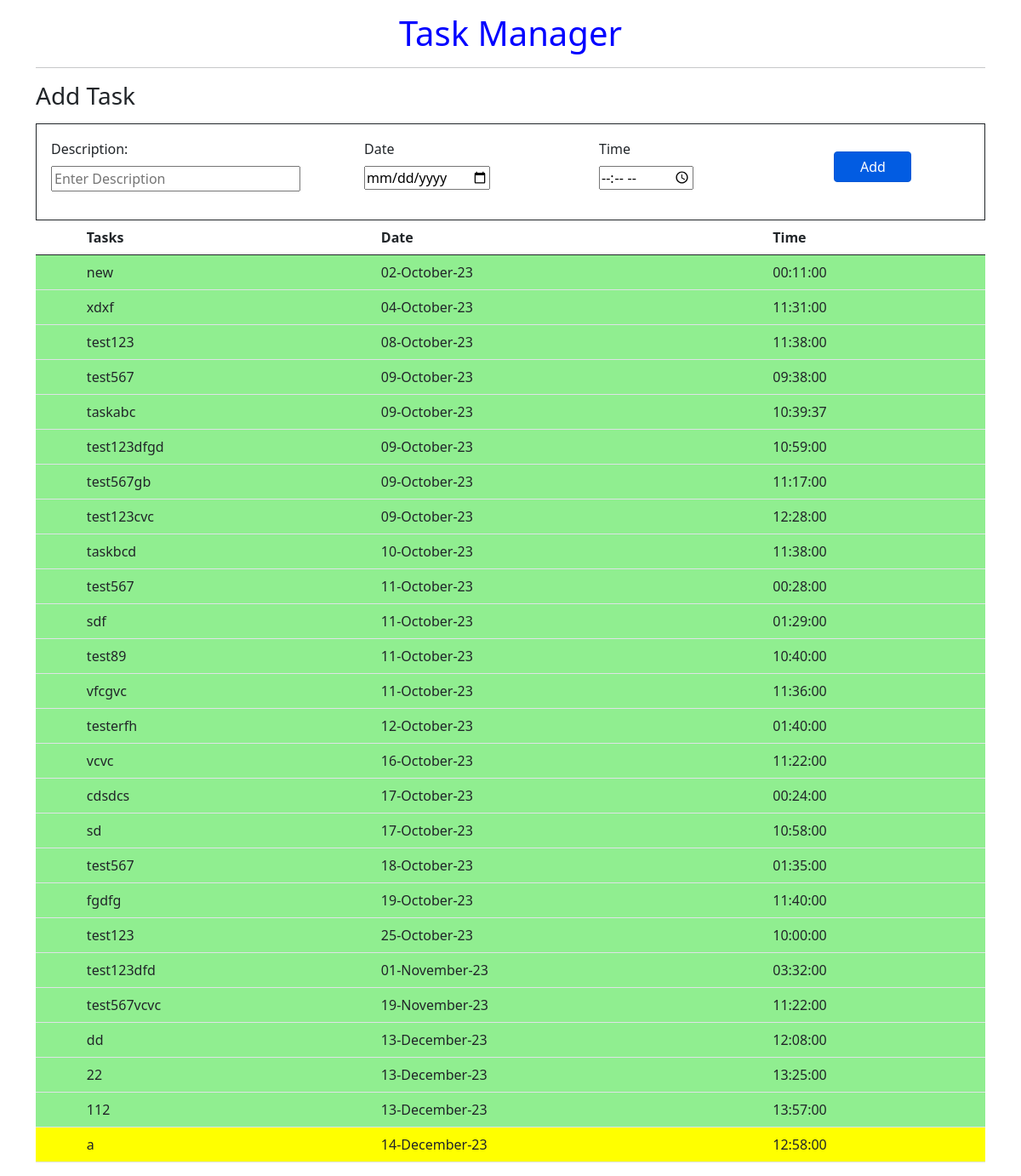
The page / on the database its author committed.
### tables this page shows
CREATE TABLE `taskmanager` (
  `id` int NOT NULL,
  `description` text NOT NULL,
  `date` date DEFAULT NULL,
  `time` time NOT NULL
);

### index.php (the view, shortened to what this page needs)
<?php
include_once('connection.php');
  $sql = "SELECT * FROM taskmanager   ORDER BY date ASC,time ASC";
if($result = mysqli_query($conn, $sql)){
    if(mysqli_num_rows($result) > 0){
    ?>
<!DOCTYPE html>
<html>
<head>
    <link rel="stylesheet" href="https://stackpath.bootstrapcdn.com/bootstrap/5.0.0-alpha1/css/bootstrap.min.css"
>
</head>
<body>
    <div class="container">
        <div class="text-center t1">
            <h1>Task Manager</h1>
        </div>
        <hr>
        <div>
            <h3>Add Task</h3>
        </div>
        <form action="" method="post">
            <div class="row mb-3">
                <div class="col-md-4">
                    <label for="" class="form-label">Description:</label><br>
                    <input type="text" name="description" required id="description" class="desc"
                        placeholder="Enter Description">
                </div>
                <div class="col-md-3">
                    <label for="" class="form-label">Date</label><br>
                    <input type="date" name="date" id="date" required placeholder="Enter Name">
                </div>
                <div class="col-md-3">
                    <label for="" class="form-label">Time</label><br>
                    <input type="time" name="time" id="time" required placeholder="Select Time">
                </div>
                <div class="col-md-2">
                    <button type="submit" id="submit" name="submit" class="btn btn-primary">Add</button>
                </div>
            </div>
        </form>
        <div class="row-mb-3">
            <table class="table table-boarder">
                <thead>
                    <tr>
                        <th></th>
                        <th>Tasks</th>
                        <th>Date</th>
                        <th>Time</th>
                    </tr>
                </thead>
                <tbody>
                    <?php
                     $firstnextfound =false;
                     $check="";
                    while($row = mysqli_fetch_array($result)){
                        $oneHourAgo= date('H:i:s', strtotime('-30 minutes'));
                        $oneHourafter= date('H:i:s', strtotime('+30 minutes'));
                         $todadt=date("Y-m-d");
                         if($todadt == date('Y-m-d',strtotime($row['date']))){
                            $color="lightblue";
                         }elseif($todadt >= date('Y-m-d',strtotime($row['date'])) ){
                                $color="lightgreen";
                         } else{
                             $color="orange";
                         }
                        if($row['date'] == $todadt && $row['time'] < $oneHourAgo){
                            $color ="lightgreen";
                            $check="";
                         }
                         elseif($row['date'] == $todadt && $row['time'] > $oneHourafter ){
                            if(!$firstnextfound){
                                $color="yellow";
                                $check="";
                                $firstnextfound= true;
                            }else{
                                $color="orange";
                            }
                         }
                   if($row['date'] == $todadt && $row['time']  >= $oneHourAgo && $row['time']  <= $oneHourafter){
                        $check="✔";
                      }
                      else{
                        $check="";
                      }
                    ?>
                    <tr style="background-color:<?php echo $color ?>">
                        <td> <?php echo $check; ?> </td>
                        <td> <?php echo $row['description']; ?> </td>
                        <td> <?php echo date('d-F-y',strtotime($row['date'])); ?> </td>
                        <td><?php echo date('H:i:s',strtotime($row['time'] )); ?></td>
                    </tr>
                    <?php
                    } ?>
                </tbody>
            </table>
            <?php   mysqli_free_result($result);
    } else{
        echo "No records matching your query were found.";
    }
} else{
    echo "ERROR: Could not able to execute $sql. " . mysqli_error($link);
} ?>
        </div>
    </div>
</body>
</html>

### index.php (style rules this page uses)
.t1 { color: Blue; margin-top: 15px; }
form { border: 1px solid; padding: 17px; }
.desc { width: 293px; }
.btn-primary { color: #fff; background-color: #025ce2; border-color: #0257d5; margin-top: 15px; padding: 5px 29px 5px 30px; }
:root { --borderWidth: 7px; --height: 24px; --width: 12px; --borderColor: #78b13f; }

### rows shown on the page
taskmanager: description "new", date "02-October-23", time "00:11:00"
taskmanager: description "xdxf", date "04-October-23", time "11:31:00"
taskmanager: description "test123", date "08-October-23", time "11:38:00"
taskmanager: description "test567", date "09-October-23", time "09:38:00"
taskmanager: description "taskabc", date "09-October-23", time "10:39:37"
taskmanager: description "test123dfgd", date "09-October-23", time "10:59:00"
taskmanager: description "test567gb", date "09-October-23", time "11:17:00"
taskmanager: description "test123cvc", date "09-October-23", time "12:28:00"
taskmanager: description "taskbcd", date "10-October-23", time "11:38:00"
taskmanager: description "test567", date "11-October-23", time "00:28:00"
taskmanager: description "sdf", date "11-October-23", time "01:29:00"
taskmanager: description "test89", date "11-October-23", time "10:40:00"
taskmanager: description "vfcgvc", date "11-October-23", time "11:36:00"
taskmanager: description "testerfh", date "12-October-23", time "01:40:00"
taskmanager: description "vcvc", date "16-October-23", time "11:22:00"
taskmanager: description "cdsdcs", date "17-October-23", time "00:24:00"
taskmanager: description "sd", date "17-October-23", time "10:58:00"
taskmanager: description "test567", date "18-October-23", time "01:35:00"
taskmanager: description "fgdfg", date "19-October-23", time "11:40:00"
taskmanager: description "test123", date "25-October-23", time "10:00:00"
taskmanager: description "test123dfd", date "01-November-23", time "03:32:00"
taskmanager: description "test567vcvc", date "19-November-23", time "11:22:00"
taskmanager: description "dd", date "13-December-23", time "12:08:00"
taskmanager: description "22", date "13-December-23", time "13:25:00"
taskmanager: description "112", date "13-December-23", time "13:57:00"
taskmanager: description "a", date "14-December-23", time "12:58:00"
